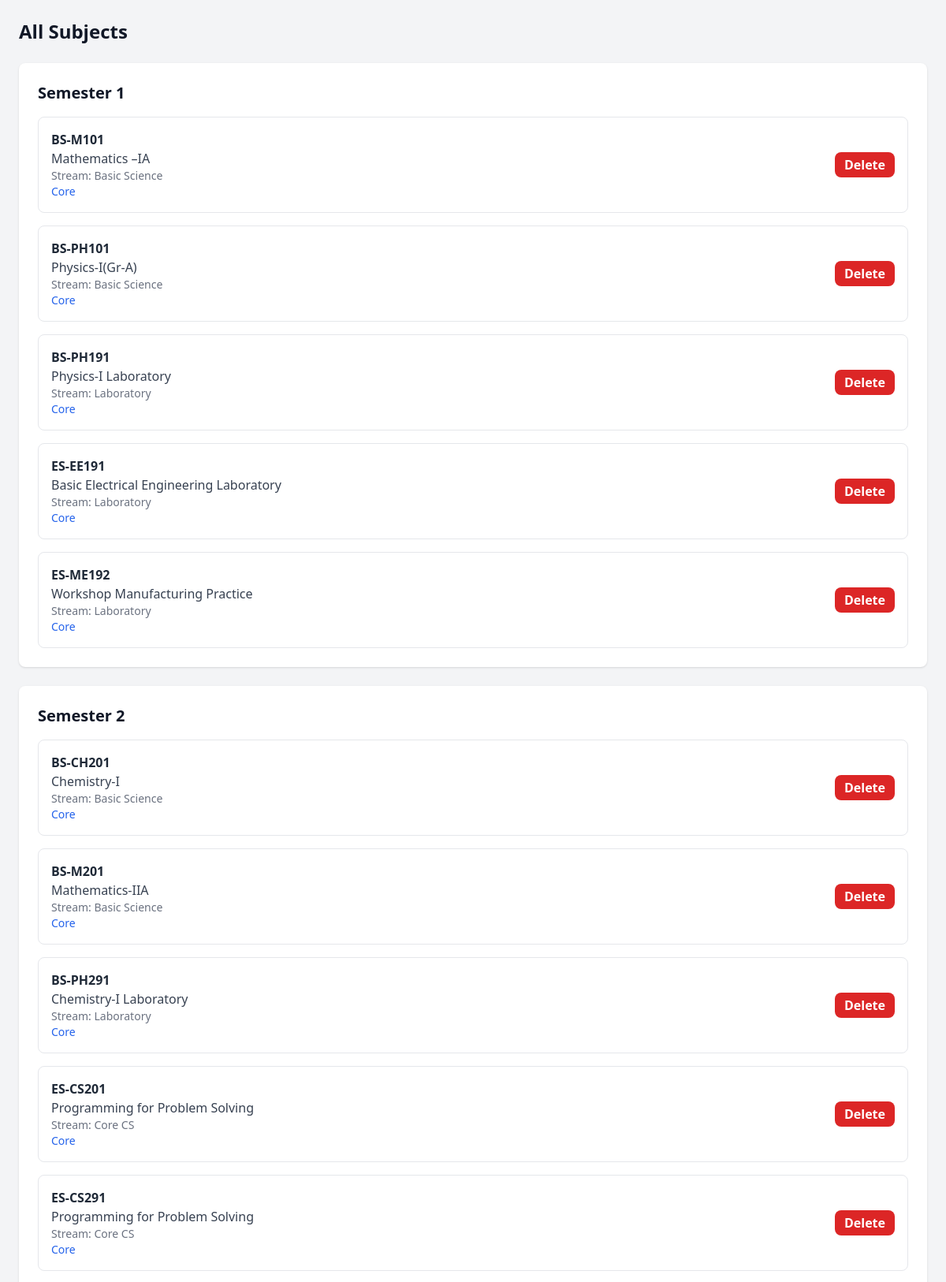
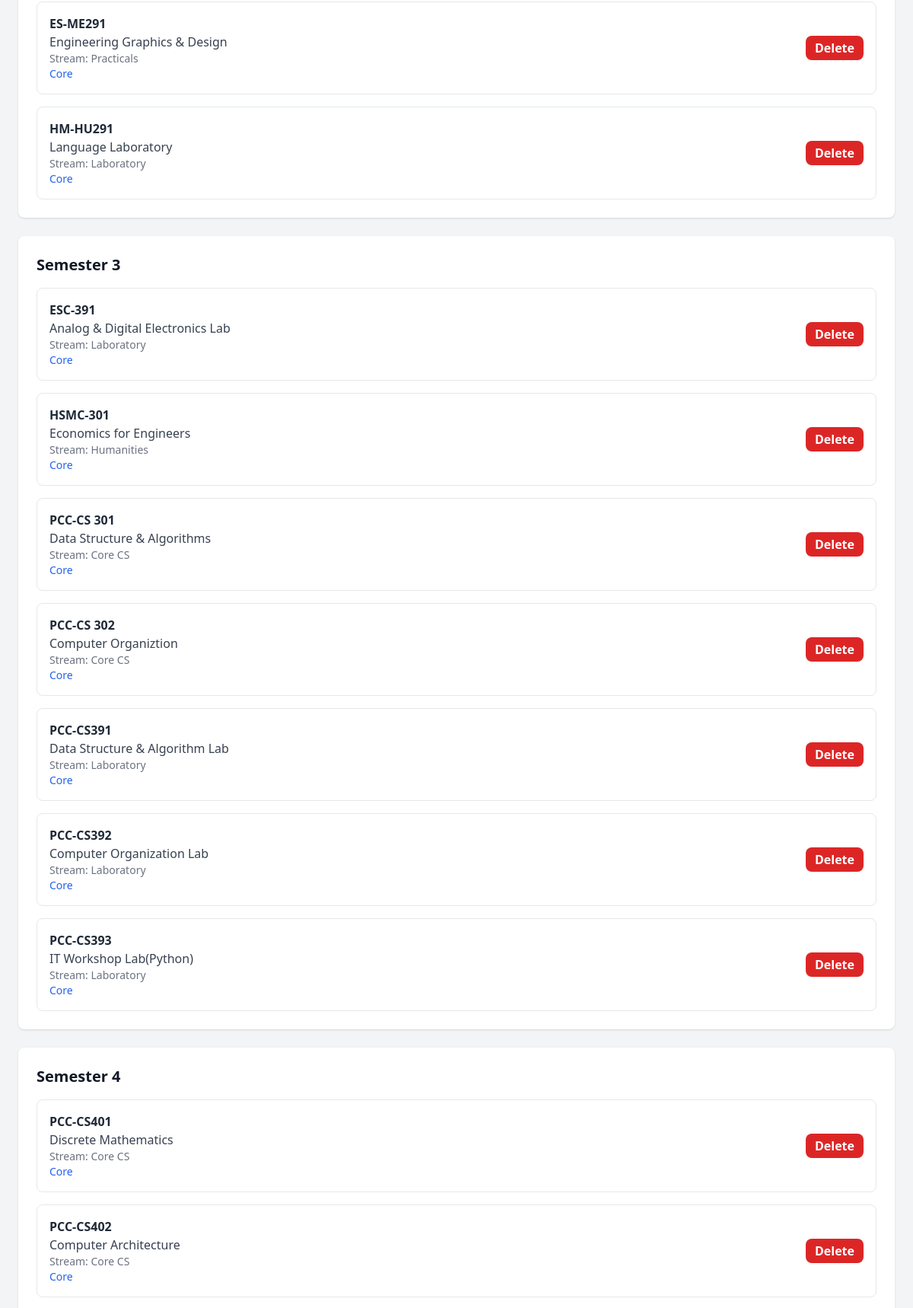
Screenshot of /list-subjects/ (signed in, upper part) with the database file from the repository (2 pictures, top to bottom).
### core/models.py (models this page shows, shortened)
class Subject(models.Model):
    name = models.CharField(
        max_length=255,
        help_text=_("Name of the subject (e.g., Database Management Systems).")
    )
    code = models.CharField(
        max_length=20,
        unique=True,
        blank=True,
        help_text=_("Subject code (e.g., PCC-CS601).")
    )
    semester = models.IntegerField(
        help_text=_("Semester in which the subject is offered (1-8).")
    )
    stream = models.CharField(
        max_length=50,
        help_text=_("Stream or category (e.g., Core CS, PE Group 1, OE I).")
    )
    is_elective = models.BooleanField(
        default=False,
        help_text=_("Indicates if the subject is an elective.")
    )
    class Meta:
        verbose_name = _("Subject")
        verbose_name_plural = _("Subjects")

### core/views.py (the view)
# urls.py: path('list-subjects/', views.list_subjects, name='list_subjects'),
@staff_member_required
def list_subjects(request):
    subjects = Subject.objects.all().order_by('semester', 'code')
    semesters = sorted(set(subjects.values_list('semester', flat=True)))
    logger.debug(f"Subjects fetched: {subjects.count()}, Semesters: {semesters}")
    return render(request, 'core/list_subjects.html', {
        'subjects': subjects,
        'semesters': semesters
    })

### core/templates/core/list_subjects.html (shortened to what this page needs)
<!DOCTYPE html>
<html lang="en">
<head>
    <script src="https://cdn.tailwindcss.com"></script>
</head>
<body class="bg-gray-100 dark:bg-gray-900">
    {% block content %}
    <div class="space-y-6 p-6">
      <h2 class="text-2xl font-bold text-gray-900 dark:text-white">All Subjects</h2>
      {% if subjects %}
        {% regroup subjects by semester as semester_groups %}
        {% for group in semester_groups %}
          <div class="bg-white dark:bg-gray-800 p-6 rounded-lg shadow mb-6">
            <h3 class="text-xl font-semibold text-gray-900 dark:text-white mb-4">Semester {{ group.grouper }}</h3>
            {% if group.list %}
              <div class="grid grid-cols-1 gap-4">
                {% for subject in group.list %}
                  <div class="p-4 border rounded-lg flex justify-between items-center">
                    <div>
                      <h4 class="font-bold text-gray-800 dark:text-gray-200">{{ subject.code }}</h4>
                      <p class="text-gray-700 dark:text-gray-300">{{ subject.name }}</p>
                      <p class="text-sm text-gray-500 dark:text-gray-400">Stream: {{ subject.stream }}</p>
                      <p class="text-sm {% if subject.is_elective %}text-green-600 dark:text-green-400{% else %}text-blue-600 dark:text-blue-400{% endif %}">
                        {{ subject.is_elective|yesno:"Elective,Core" }}
                      </p>
                    </div>
                    <form method="post" action="{% url 'delete_subject' subject.id %}" onsubmit="return confirm('Are you sure you want to delete {{ subject.code }}? This action cannot be undone.');">
                      <button type="submit" class="py-1 px-3 bg-red-600 hover:bg-red-700 text-white font-semibold rounded-lg transition" title="Delete Subject">Delete</button>
                    </form>
                  </div>
                {% endfor %}
              </div>
            {% else %}
              <p class="text-gray-600 dark:text-gray-300">No subjects found for Semester {{ group.grouper }}.</p>
            {% endif %}
          </div>
        {% endfor %}
      {% else %}
        <p class="text-gray-600 dark:text-gray-300">No subjects found in the database.</p>
      {% endif %}
    </div>
    {% endblock %}
</body>
</html>

### rows the page displays
Subject: code "BS-M101", name "Mathematics –IA", stream "Basic Science", is_elective "Core"
Subject: code "BS-PH101", name "Physics-I(Gr-A)", stream "Basic Science", is_elective "Core"
Subject: code "BS-PH191", name "Physics-I Laboratory", stream "Laboratory", is_elective "Core"
Subject: code "ES-EE191", name "Basic Electrical Engineering Laboratory", stream "Laboratory", is_elective "Core"
Subject: code "ES-ME192", name "Workshop Manufacturing Practice", stream "Laboratory", is_elective "Core"
Subject: code "BS-CH201", name "Chemistry-I", stream "Basic Science", is_elective "Core"
Subject: code "BS-M201", name "Mathematics-IIA", stream "Basic Science", is_elective "Core"
Subject: code "BS-PH291", name "Chemistry-I Laboratory", stream "Laboratory", is_elective "Core"
Subject: code "ES-CS201", name "Programming for Problem Solving", stream "Core CS", is_elective "Core"
Subject: code "ES-CS291", name "Programming for Problem Solving", stream "Core CS", is_elective "Core"
Subject: code "ES-ME291", name "Engineering Graphics & Design", stream "Practicals", is_elective "Core"
Subject: code "HM-HU291", name "Language Laboratory", stream "Laboratory", is_elective "Core"
Subject: code "ESC-391", name "Analog & Digital Electronics Lab", stream "Laboratory", is_elective "Core"
Subject: code "HSMC-301", name "Economics for Engineers", stream "Humanities", is_elective "Core"
Subject: code "PCC-CS 301", name "Data Structure & Algorithms", stream "Core CS", is_elective "Core"
Subject: code "PCC-CS 302", name "Computer Organiztion", stream "Core CS", is_elective "Core"
Subject: code "PCC-CS391", name "Data Structure & Algorithm Lab", stream "Laboratory", is_elective "Core"
Subject: code "PCC-CS392", name "Computer Organization Lab", stream "Laboratory", is_elective "Core"
Subject: code "PCC-CS393", name "IT Workshop Lab(Python)", stream "Laboratory", is_elective "Core"
Subject: code "PCC-CS401", name "Discrete Mathematics", stream "Core CS", is_elective "Core"
Subject: code "PCC-CS402", name "Computer Architecture", stream "Core CS", is_elective "Core"

### other values shown
{{ group.grouper }} "1" "2" "3" "4"
